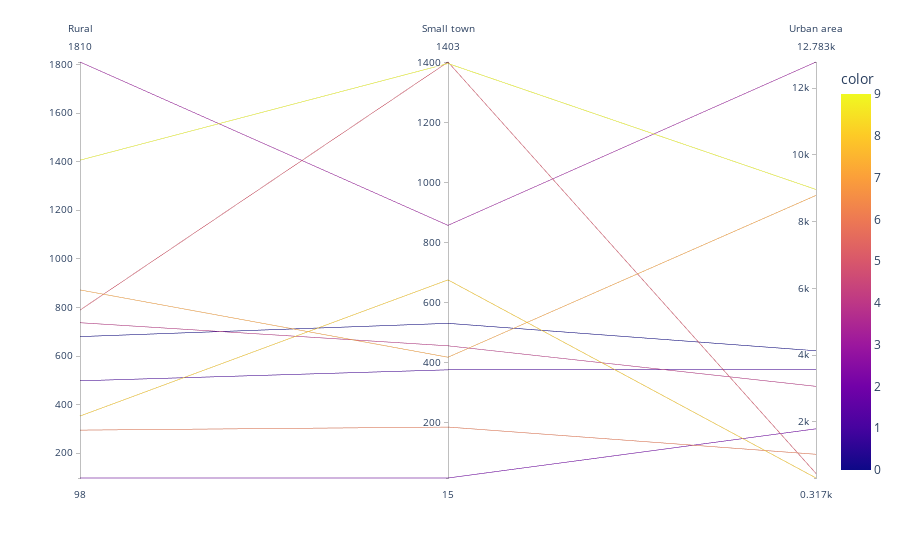

Notebook code for this chart:
### Code cell
import plotly.express as px
df = px.data.iris()
fig = px.parallel_coordinates(all_data.groupby('Cluster Labels')['casualty_home_area_type'].value_counts().unstack(), color=all_data['Cluster Labels'].unique())
fig.show()

### Figure 1 — Plotly figure (JSON) as saved in the notebook; plotly's stock layout.template omitted (floating-point values rounded to 4 significant figures)
{"data": [{"dimensions": [{"label": "Rural", "values": [680, 1810, 789, 872, 737, 1406, 295, 498, 353, 98]}, {"label": "Small town", "values": [531, 858, 1403, 418, 456, 1398, 185, 376, 676, 15]}, {"label": "Urban area", "values": [4129, 12783, 453, 8786, 3064, 8963, 1028, 3574, 317, 1791]}], "domain": {"x": [0, 1], "y": [0, 1]}, "line": {"color": [0, 3, 5, 7, 4, 9, 6, 1, 8, 2], "coloraxis": "coloraxis"}, "name": "", "type": "parcoords"}], "layout": {"coloraxis": {"colorbar": {"title": {"text": "color"}}, "colorscale": [[0, "#0d0887"], [0.1111, "#46039f"], [0.2222, "#7201a8"], [0.3333, "#9c179e"], [0.4444, "#bd3786"], [0.5556, "#d8576b"], [0.6667, "#ed7953"], [0.7778, "#fb9f3a"], [0.8889, "#fdca26"], [1, "#f0f921"]]}, "legend": {"tracegroupgap": 0}, "margin": {"t": 60}}}
